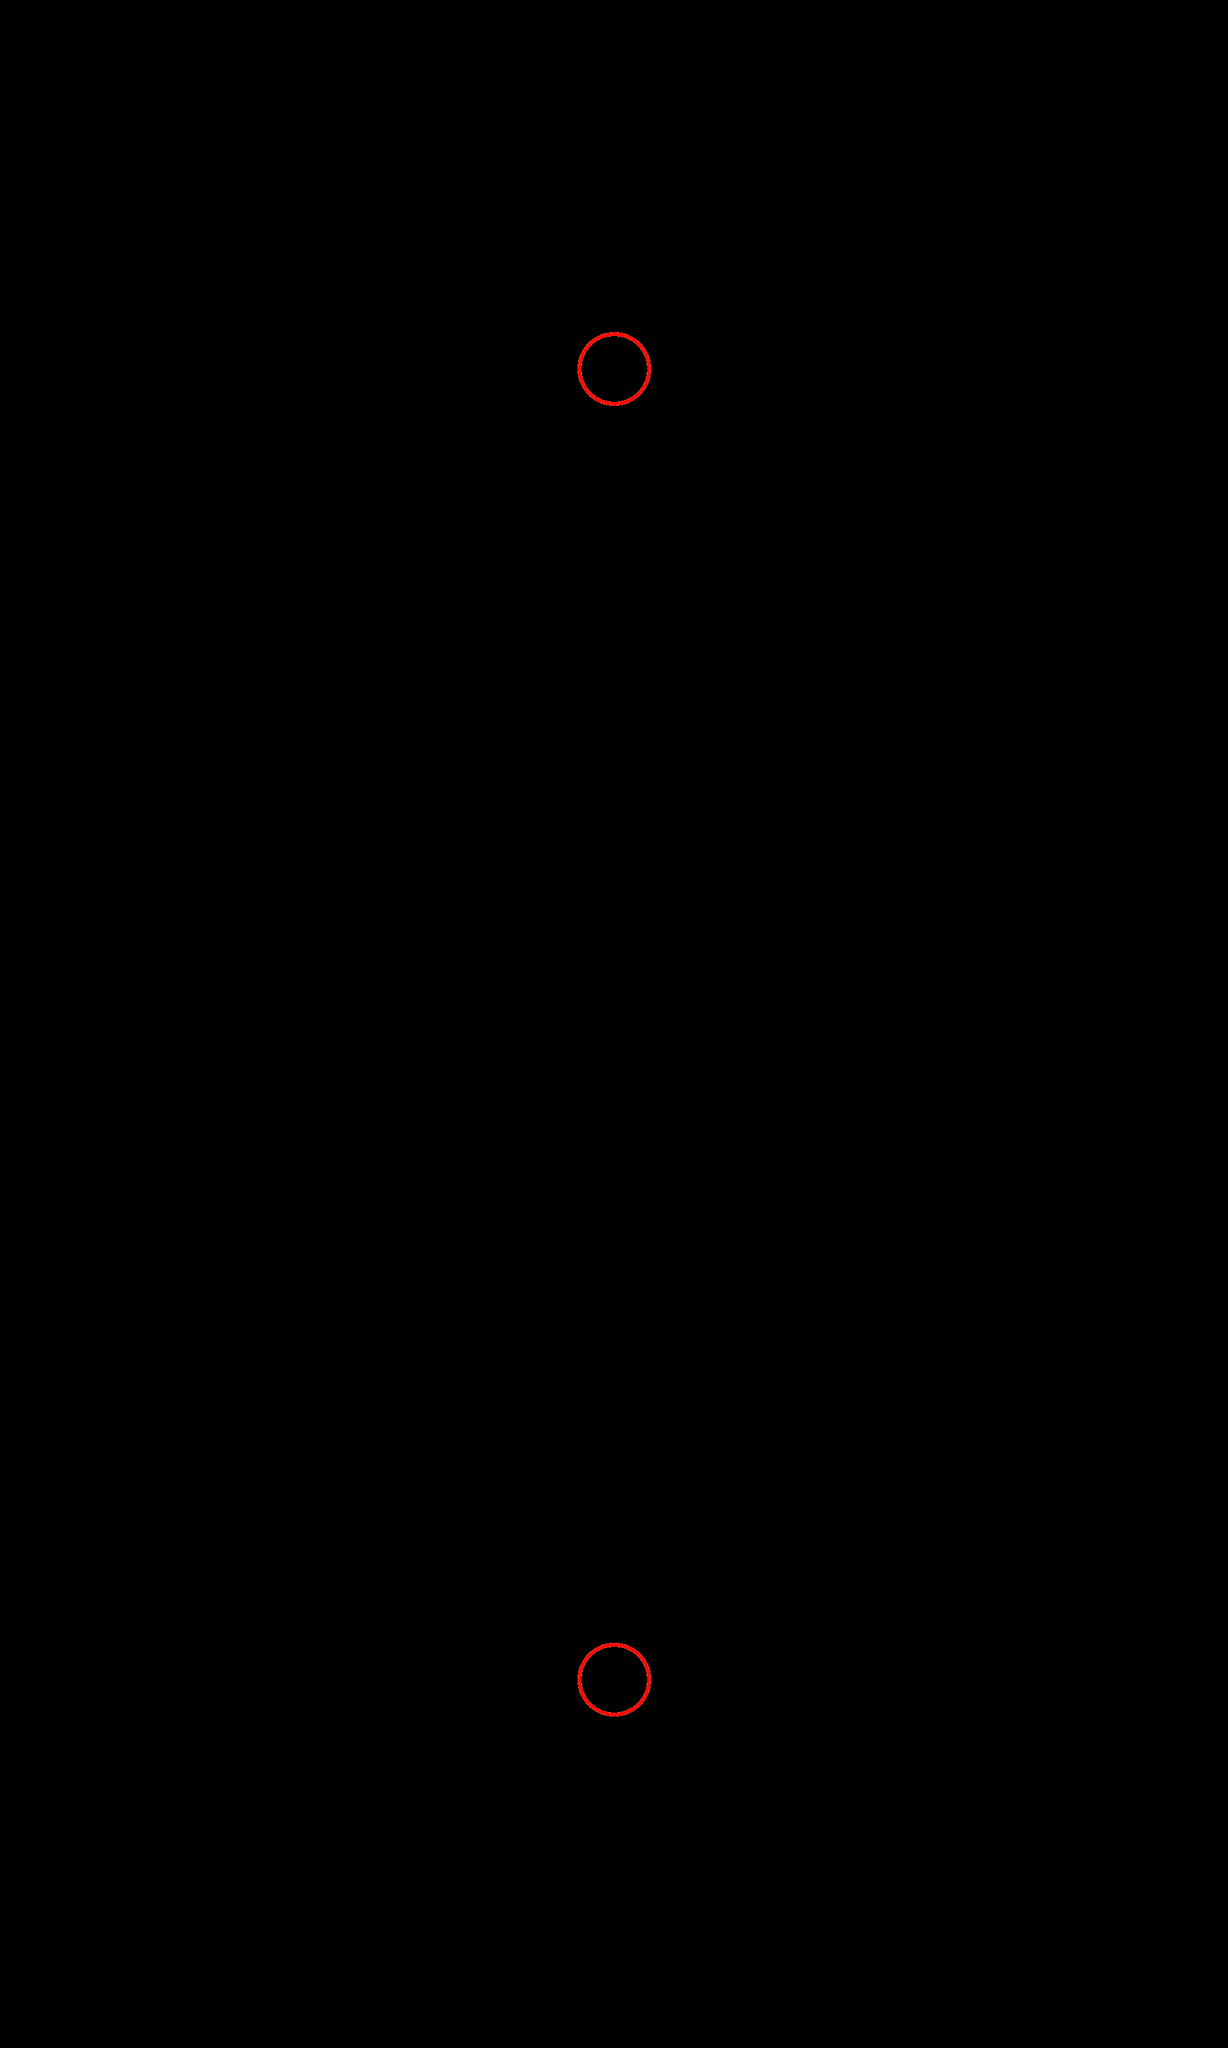

This game map was drawn from its Tiled (.tmx) file and the tilesets committed beside it. A one-line description and the trimmed map source follow:
An orthogonal 15x25 tile map with 128x128 px tiles, 2 tile layers (tilelayer, settingslayer) and 36 objects.

<map version="1.0" tiledversion="1.0.2" orientation="orthogonal" renderorder="right-down" width="15" height="25" tilewidth="128" tileheight="128" nextobjectid="55">
 <tileset firstgid="1" source="untitled.tsx" />
 <layer name="tilelayer" width="15" height="25">
  <data>[375 cells, 36 non-empty, 4 distinct tile ids]</data>
 </layer>
 <layer name="settingslayer" width="15" height="25">
  <properties>
   <property name="ambientlight" type="float" value="0.95" />
   <property name="scale" type="float" value="2.5" />
  </properties>
  <data>[375 cells, 0 non-empty, 0 distinct tile ids]</data>
 </layer>
 <objectgroup name="mirrors">
  <object id="16" gid="2" x="1024" y="256" width="128" height="128" rotation="-90" />
  <object id="17" gid="2" x="256" y="640" width="128" height="128" rotation="-90" />
  <object id="18" gid="2" x="1664" y="640" width="128" height="128" />
  <object id="19" gid="2" x="384" y="640" width="128" height="128" rotation="90" />
  <object id="22" gid="2" x="1408" y="768" width="128" height="128" />
  <object id="23" gid="2" x="1664" y="896" width="128" height="128" />
  <object id="24" gid="2" x="1024" y="768" width="128" height="128" rotation="180" />
  <object id="25" gid="2" x="384" y="1024" width="128" height="128" rotation="90" />
  <object id="26" gid="2" x="1792" y="1024" width="128" height="128" rotation="180" />
  <object id="27" gid="2" x="256" y="1152" width="128" height="128" rotation="180" />
  <object id="28" gid="2" x="1536" y="1280" width="128" height="128" rotation="-90" />
  <object id="29" gid="2" x="128" y="1920" width="128" height="128" />
  <object id="30" gid="2" x="768" y="1920" width="128" height="128" rotation="-90" />
  <object id="31" gid="2" x="128" y="2304" width="128" height="128" />
  <object id="32" gid="2" x="384" y="2304" width="128" height="128" />
  <object id="33" gid="2" x="1792" y="2304" width="128" height="128" rotation="-90" />
  <object id="34" gid="2" x="896" y="2432" width="128" height="128" />
  <object id="35" gid="2" x="1408" y="2304" width="128" height="128" rotation="90" />
  <object id="36" gid="2" x="256" y="2560" width="128" height="128" rotation="180" />
  <object id="37" gid="2" x="1664" y="2560" width="128" height="128" rotation="90" />
  <object id="38" gid="2" x="384" y="2688" width="128" height="128" rotation="90" />
  <object id="39" gid="2" x="768" y="2688" width="128" height="128" rotation="180" />
  <object id="40" gid="2" x="896" y="2944" width="128" height="128" rotation="90" />
 </objectgroup>
 <objectgroup name="pelletends">
  <object id="47" gid="4" x="1664" y="256" width="128" height="128" />
  <object id="48" gid="4" x="128" y="256" width="128" height="128" />
  <object id="49" gid="4" x="896" y="1536" width="128" height="128" />
  <object id="50" gid="4" x="896" y="1792" width="128" height="128" />
  <object id="51" gid="4" x="1664" y="3072" width="128" height="128" />
  <object id="52" gid="4" x="128" y="3072" width="128" height="128" />
 </objectgroup>
 <objectgroup name="pelletstarts">
  <object id="53" gid="3" x="896" y="2688" width="128" height="128">
   <properties>
    <property name="fireallatonce" type="bool" value="true" />
    <property name="firedirections" value="lrd" />
    <property name="initialdelay" type="float" value="2" />
    <property name="pelletpause" type="float" value="2" />
   </properties>
  </object>
  <object id="54" gid="3" x="896" y="640" width="128" height="128">
   <properties>
    <property name="fireallatonce" type="bool" value="true" />
    <property name="firedirections" value="lru" />
    <property name="initialdelay" type="float" value="3" />
    <property name="pelletpause" type="float" value="2" />
   </properties>
  </object>
 </objectgroup>
 <objectgroup name="trackpoints" />
 <objectgroup name="blocks">
  <object id="41" gid="1" x="128" y="384" width="128" height="128" />
  <object id="43" gid="1" x="1664" y="384" width="128" height="128" />
  <object id="44" gid="1" x="896" y="1664" width="128" height="128" />
  <object id="45" gid="1" x="1664" y="2944" width="128" height="128" />
  <object id="46" gid="1" x="128" y="2944" width="128" height="128" />
 </objectgroup>
 <objectgroup name="toggles" />
 <objectgroup name="wallportals" />
</map>
